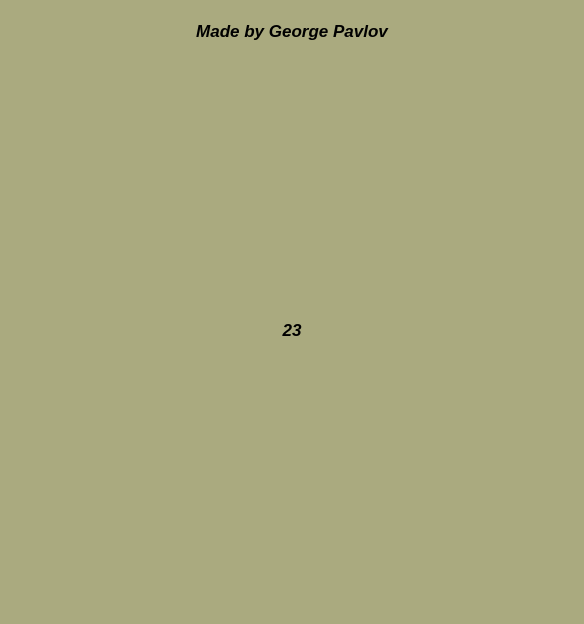
<?xml version="1.0" encoding="UTF-8"?>
<ui version="4.0">
 <class>InfoWindow</class>
 <widget class="QDialog" name="InfoWindow">
  <property name="geometry">
   <rect>
    <x>0</x>
    <y>0</y>
    <width>584</width>
    <height>624</height>
   </rect>
  </property>
  <property name="minimumSize">
   <size>
    <width>584</width>
    <height>624</height>
   </size>
  </property>
  <property name="maximumSize">
   <size>
    <width>584</width>
    <height>624</height>
   </size>
  </property>
  <property name="font">
   <font>
    <pointsize>13</pointsize>
    <italic>true</italic>
    <bold>true</bold>
    <underline>false</underline>
    <kerning>true</kerning>
   </font>
  </property>
  <property name="windowTitle">
   <string> About</string>
  </property>
  <property name="styleSheet">
   <string notr="true">background-color: rgb(170, 170, 127);</string>
  </property>
  <layout class="QVBoxLayout" name="verticalLayout">
   <item>
    <spacer name="verticalSpacer">
     <property name="orientation">
      <enum>Qt::Vertical</enum>
     </property>
     <property name="sizeType">
      <enum>QSizePolicy::Fixed</enum>
     </property>
     <property name="sizeHint" stdset="0">
      <size>
       <width>20</width>
       <height>10</height>
      </size>
     </property>
    </spacer>
   </item>
   <item>
    <widget class="QLabel" name="lblInfo">
     <property name="text">
      <string>Made by George Pavlov</string>
     </property>
     <property name="alignment">
      <set>Qt::AlignCenter</set>
     </property>
    </widget>
   </item>
   <item>
    <widget class="QLabel" name="lblImg">
     <property name="sizePolicy">
      <sizepolicy hsizetype="Expanding" vsizetype="Expanding">
       <horstretch>0</horstretch>
       <verstretch>0</verstretch>
      </sizepolicy>
     </property>
     <property name="cursor">
      <cursorShape>WhatsThisCursor</cursorShape>
     </property>
     <property name="styleSheet">
      <string notr="true">background-image: url(:/image/infoImg.jpg)</string>
     </property>
     <property name="text">
      <string>23</string>
     </property>
     <property name="alignment">
      <set>Qt::AlignCenter</set>
     </property>
    </widget>
   </item>
  </layout>
 </widget>
 <resources/>
 <connections/>
</ui>
